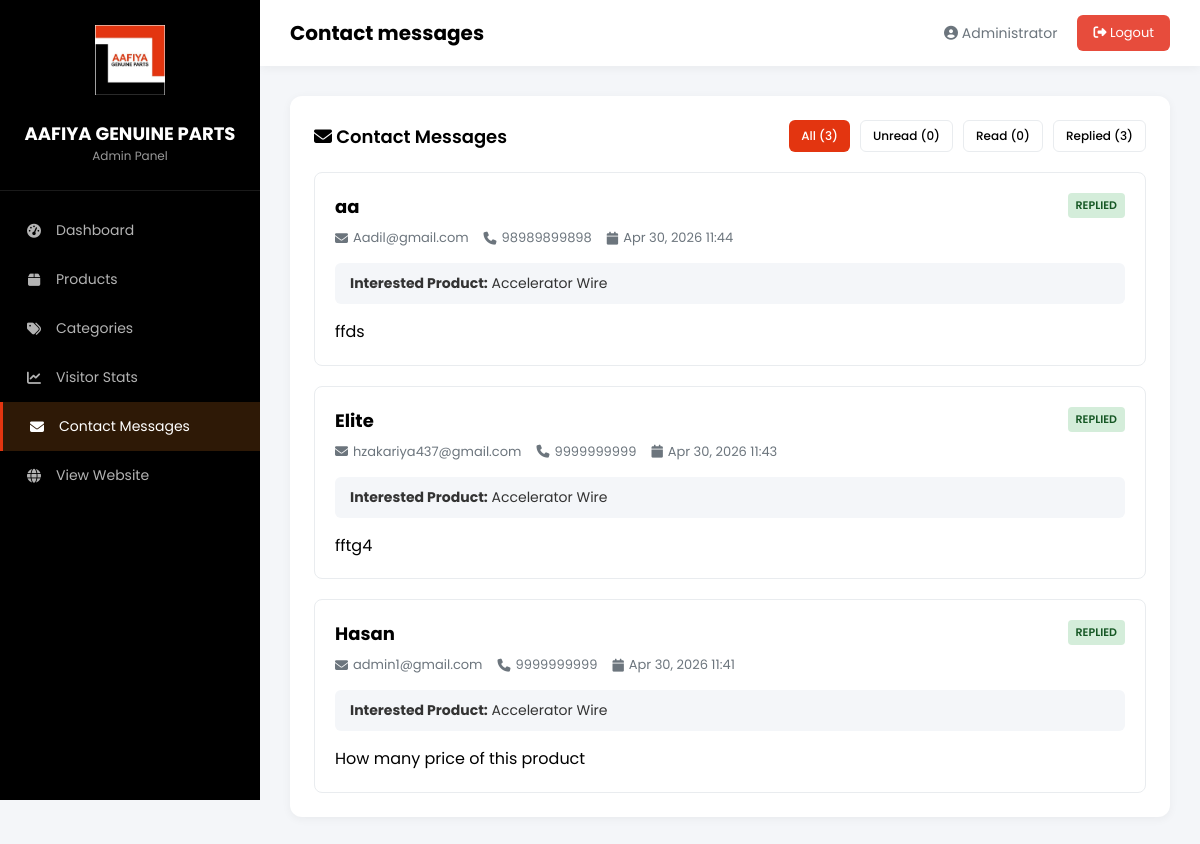
Page /admin/contact_messages.php (signed in) on the committed database.
### tables this page shows
CREATE TABLE IF NOT EXISTS `contact_messages` (
  `id` int NOT NULL AUTO_INCREMENT,
  `name` varchar(100) NOT NULL,
  `email` varchar(100) NOT NULL,
  `phone` varchar(20) NOT NULL,
  `product` varchar(200) DEFAULT NULL,
  `message` text NOT NULL,
  `status` enum('unread','read','replied') DEFAULT 'unread',
  `created_at` timestamp NULL DEFAULT CURRENT_TIMESTAMP,
  PRIMARY KEY (`id`)
);

### admin/contact_messages.php (the view, shortened to what this page needs)
<?php
$db = getDB();
$status_filter = $_GET['status'] ?? 'all';
$where = '';
$messages = $db->query("SELECT * FROM contact_messages $where ORDER BY created_at DESC");
$total_messages = $db->query("SELECT COUNT(*) FROM contact_messages")->fetch_row()[0];
$unread_messages = $db->query("SELECT COUNT(*) FROM contact_messages WHERE status = 'unread'")->fetch_row()[0];
$read_messages = $db->query("SELECT COUNT(*) FROM contact_messages WHERE status = 'read'")->fetch_row()[0];
$replied_messages = $db->query("SELECT COUNT(*) FROM contact_messages WHERE status = 'replied'")->fetch_row()[0];
require_once 'header.php';
?>
<div class="card">
    <div class="card-header">
        <h3 class="card-title"><i class="fas fa-envelope"></i> Contact Messages</h3>
        <div class="card-actions">
            <a href="?status=all" class="btn btn-sm <?php echo $status_filter == 'all' ? 'btn-primary' : 'btn-outline'; ?>">All (<?php echo $total_messages; ?>)</a>
            <a href="?status=unread" class="btn btn-sm <?php echo $status_filter == 'unread' ? 'btn-primary' : 'btn-outline'; ?>">Unread (<?php echo $unread_messages; ?>)</a>
            <a href="?status=read" class="btn btn-sm <?php echo $status_filter == 'read' ? 'btn-primary' : 'btn-outline'; ?>">Read (<?php echo $read_messages; ?>)</a>
            <a href="?status=replied" class="btn btn-sm <?php echo $status_filter == 'replied' ? 'btn-primary' : 'btn-outline'; ?>">Replied (<?php echo $replied_messages; ?>)</a>
        </div>
    </div>
    <div class="card-body">
        <?php if ($messages->num_rows == 0): ?>
            <div class="empty-state">
                <i class="fas fa-envelope-open"></i>
                <h4>No messages found</h4>
                <p><?php echo $status_filter == 'all' ? 'No contact messages have been received yet.' : 'No messages with this status.'; ?></p>
            </div>
        <?php else: ?>
            <div class="messages-list">
                <?php while ($msg = $messages->fetch_assoc()): ?>
                    <div class="message-item <?php echo $msg['status']; ?>">
                        <div class="message-header">
                            <div class="message-info">
                                <h4><?php echo htmlspecialchars($msg['name']); ?></h4>
                                <div class="message-meta">
                                    <span><i class="fas fa-envelope"></i> <?php echo htmlspecialchars($msg['email']); ?></span>
                                    <span><i class="fas fa-phone"></i> <?php echo htmlspecialchars($msg['phone']); ?></span>
                                    <span><i class="fas fa-calendar"></i> <?php echo date('M d, Y H:i', strtotime($msg['created_at'])); ?></span>
                                </div>
                            </div>
                            <div class="message-actions">
                                <span class="status-badge status-<?php echo $msg['status']; ?>">
                                    <?php echo ucfirst($msg['status']); ?>
                                </span>
                            </div>
                        </div>
                        <?php if (!empty($msg['product'])): ?>
                            <div class="message-product">
                                <strong>Interested Product:</strong> <?php echo htmlspecialchars($msg['product']); ?>
                            </div>
                        <?php endif; ?>
                        <div class="message-content">
                            <?php echo nl2br(htmlspecialchars($msg['message'])); ?>
                        </div>
                    </div>
                <?php endwhile; ?>
            </div>
        <?php endif; ?>
    </div>
</div>
<?php require_once 'footer.php'; ?>

### admin/header.php (style rules this page uses)
:root { --primary: #e33510; --primary-dark: #b52a0d; --dark: #000000; --sidebar: #000000; --light: #f4f6f9; --white: #fff; --gray: #6c757d; --border: #e9ecef; --success: #27ae60; --danger: #e74c3c; }
* { margin: 0; padding: 0; box-sizing: border-box; }
body { font-family: 'Poppins', sans-serif; background: var(--light); color: #333; min-height: 100vh; }
.card { background: #fff; border-radius: 12px; padding: 24px; box-shadow: 0 2px 10px rgba(0,0,0,0.05); margin-bottom: 24px; }
.card-header { display: flex; justify-content: space-between; align-items: center; margin-bottom: 20px; }
.card-title { font-size: 18px; font-weight: 600; color: var(--dark); }
.btn { display: inline-flex; align-items: center; gap: 8px; padding: 10px 20px; border-radius: 6px; text-decoration: none; font-size: 14px; font-weight: 500; border: none; cursor: pointer; transition: all 0.3s; font-family: 'Poppins', sans-serif; }
.btn-primary { background: var(--primary); color: #fff; }
.btn-sm { padding: 6px 12px; font-size: 12px; }

### admin/contact_messages.php (style rules this page uses)
.card-actions { display: flex; gap: 10px; }
.btn-outline { background: transparent; border: 1px solid var(--border); color: var(--dark); }
.messages-list { display: flex; flex-direction: column; gap: 20px; }
.message-item { background: var(--white); border: 1px solid var(--border); border-radius: 8px; padding: 20px; transition: all 0.3s; }
.message-header { display: flex; justify-content: space-between; align-items: flex-start; margin-bottom: 15px; }
.message-info h4 { margin: 0 0 8px 0; font-size: 18px; color: var(--dark); }
.message-meta { display: flex; gap: 15px; font-size: 13px; color: var(--gray); }
.message-meta span { display: flex; align-items: center; gap: 5px; }
.message-actions { display: flex; align-items: center; gap: 10px; }
.status-badge { padding: 4px 8px; border-radius: 4px; font-size: 11px; font-weight: 600; text-transform: uppercase; }
.status-replied { background: #d4edda; color: #155724; }
.message-product { background: var(--light); padding: 10px 15px; border-radius: 6px; margin-bottom: 15px; font-size: 14px; }
.message-content { line-height: 1.6; color: var(--dark); }

### rows in the picture
contact_messages: name "aa", email "Aadil@gmail.com", phone "98989899898", created_at "Apr 30, 2026 11:44", status "REPLIED", product "Accelerator Wire", message "ffds"
contact_messages: name "Elite", email "hzakariya437@gmail.com", phone "9999999999", created_at "Apr 30, 2026 11:43", status "REPLIED", product "Accelerator Wire", message "fftg4"
contact_messages: name "Hasan", email "admin1@gmail.com", phone "9999999999", created_at "Apr 30, 2026 11:41", status "REPLIED", product "Accelerator Wire", message "How many price of this product"

### other values in the picture
str_replace('_', ' ', $page) "Contact messages"
$_SESSION['admin_name'] "Administrator"
$total_messages "3"
$unread_messages "0"
$read_messages "0"
$replied_messages "3"
